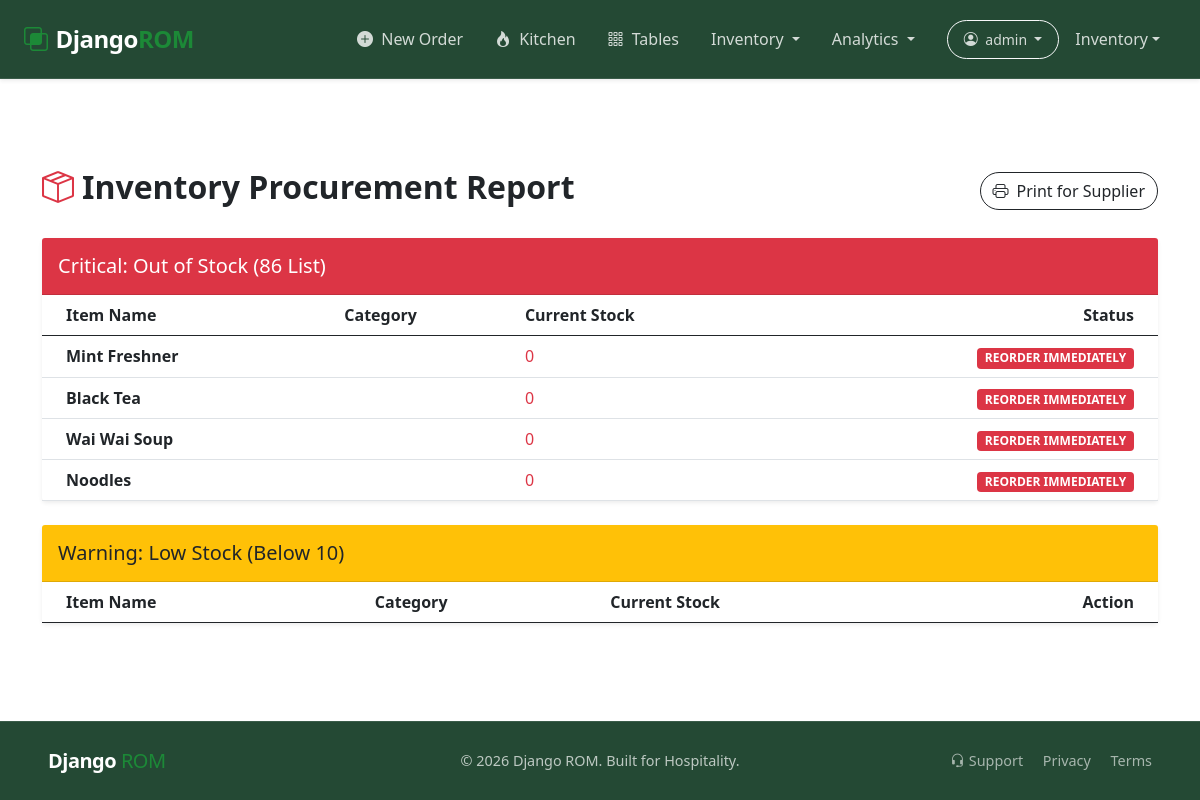
The page /orders/reports/low-stock/ (signed in) on the database as committed earlier.
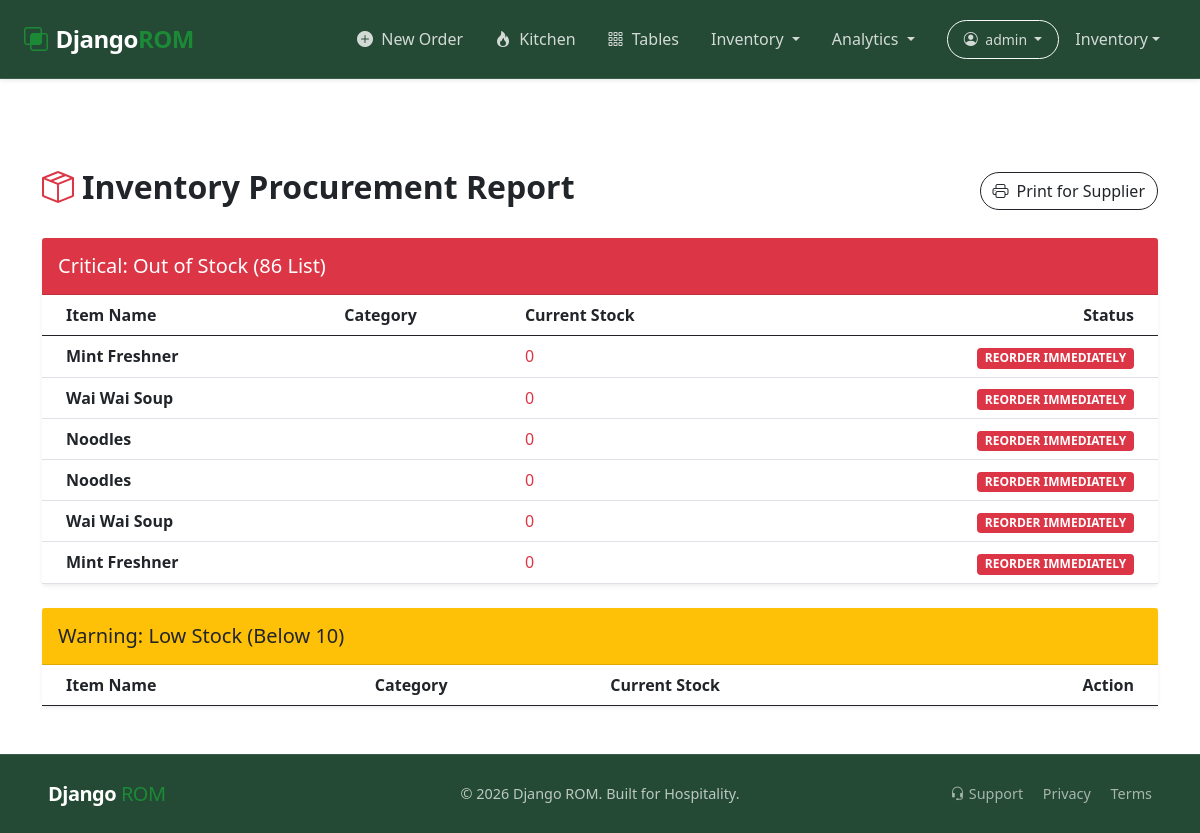
The same page on the database as committed later.
### app_restaurant/models.py (models this page shows, shortened)
class Menu(models.Model):
    menu_title = models.CharField(max_length=200, null=False, blank=False)
    menu_price = models.FloatField(null=False, blank=False)
    menu_category = models.ForeignKey(Category,
                                      max_length=100,
                                        null=False,
                                        blank=False,
                                        on_delete=models.CASCADE)
    menu_description = models.TextField(null=True, blank=True)
    menu_image = models.ImageField(upload_to='menu_images/',
                                   null=True, blank=True)
    menu_status = models.BooleanField(default=True)
    stock_quantity = models.IntegerField(default=0)
    is_available = models.BooleanField(default=True)
    created_at = models.DateTimeField(default=timezone.now())

### app_orders/views.py (the view)
# urls.py: path('reports/low-stock/', views.low_stock_report, name='low_stock_report'),
@login_required(login_url='login')
def low_stock_report(request):
    out_of_stock = Menu.objects.filter(stock_quantity=0)
    low_stock_threshold = 10
    low_stock = Menu.objects.filter(stock_quantity__gt=0, stock_quantity__lte=low_stock_threshold)
    context = {
        'out_of_stock': out_of_stock,
        'low_stock': low_stock,
        'threshold': low_stock_threshold
    }
    return render(request, 'low_stock.html', context)

### app_orders/templates/low_stock.html (shortened to what this page needs)
{% extends 'base.html' %}
{% block content %}
<div class="container py-5" style="margin-top: 50px;">
    <div class="d-flex justify-content-between align-items-center mb-4">
        <h2 class="fw-bold"><i class="bi bi-box-seam text-danger me-2"></i>Inventory Procurement Report</h2>
        <button onclick="window.print()" class="btn btn-outline-dark rounded-pill">
            <i class="bi bi-printer me-2"></i>Print for Supplier
        </button>
    </div>
    <div class="card border-0 shadow-sm rounded-4 mb-4">
        <div class="card-header bg-danger text-white py-3 rounded-top-4">
            <h5 class="mb-0">Critical: Out of Stock (86 List)</h5>
        </div>
        <div class="table-responsive">
            <table class="table align-middle mb-0">
                <thead>
                    <tr>
                        <th class="ps-4">Item Name</th>
                        <th>Category</th>
                        <th>Current Stock</th>
                        <th class="text-end pe-4">Status</th>
                    </tr>
                </thead>
                <tbody>
                    {% for item in out_of_stock %}
                    <tr>
                        <td class="ps-4 fw-bold">{{ item.menu_title }}</td>
                        <td>{{ item.category.name }}</td>
                        <td><span class="text-danger">0</span></td>
                        <td class="text-end pe-4"><span class="badge bg-danger">REORDER IMMEDIATELY</span></td>
                    </tr>
                    {% empty %}
                    <tr><td colspan="4" class="text-center py-4 text-muted">No items are completely out of stock.</td></tr>
                    {% endfor %}
                </tbody>
            </table>
        </div>
    </div>
    <div class="card border-0 shadow-sm rounded-4">
        <div class="card-header bg-warning py-3 rounded-top-4">
            <h5 class="mb-0 text-dark">Warning: Low Stock (Below {{ threshold }})</h5>
        </div>
        <div class="table-responsive">
            <table class="table align-middle mb-0">
                <thead>
                    <tr>
                        <th class="ps-4">Item Name</th>
                        <th>Category</th>
                        <th>Current Stock</th>
                        <th class="text-end pe-4">Action</th>
                    </tr>
                </thead>
            </table>
        </div>
    </div>
</div>
{% endblock %}

Rows that differ between the two databases and show on the page:
removed Menu: menu_title "Black Tea"
added Menu: menu_title "Noodles"
added Menu: menu_title "Wai Wai Soup"
added Menu: menu_title "Mint Freshner"
